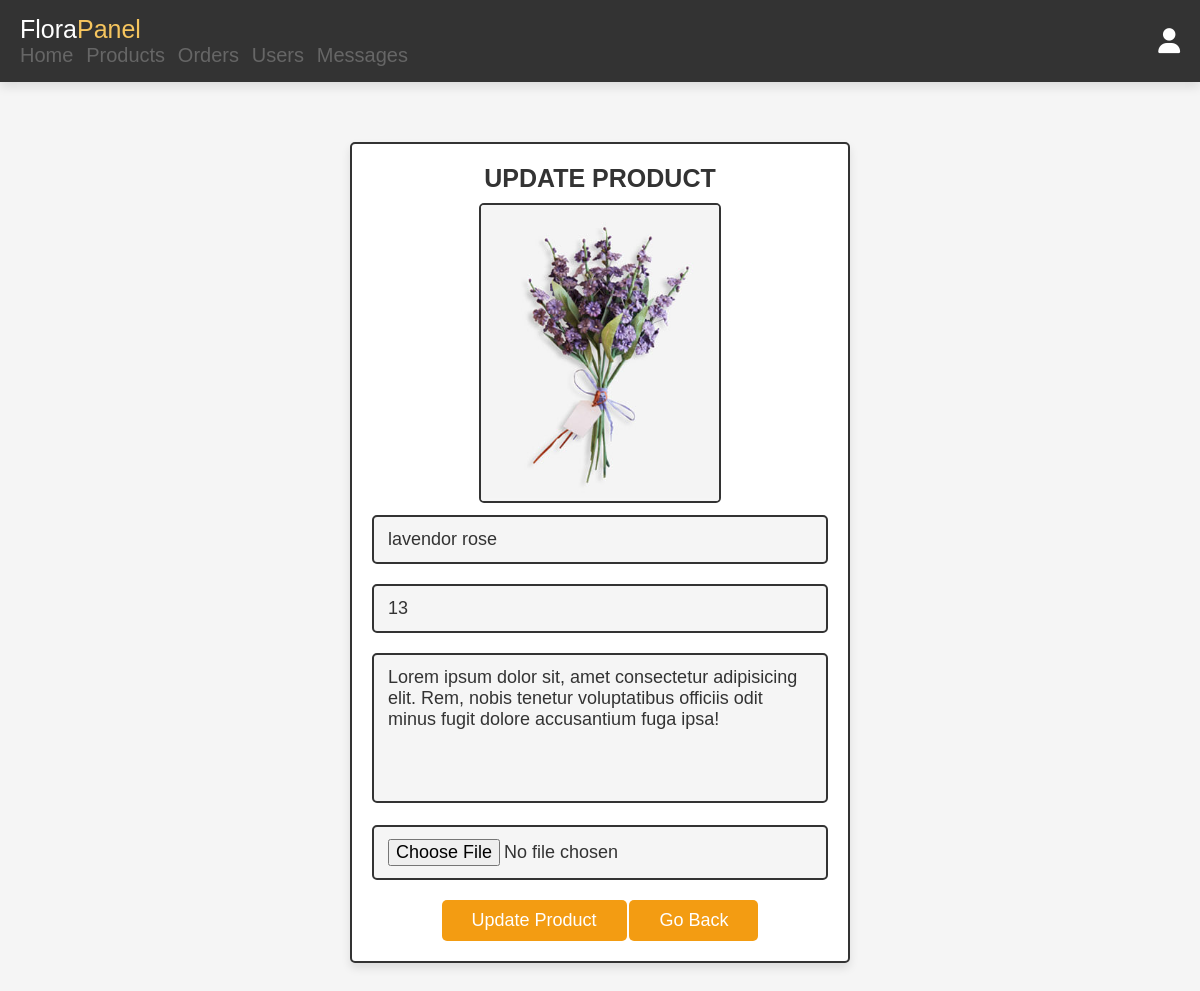
The app's page /admin_update_products.php?update=16 (signed in), older data.
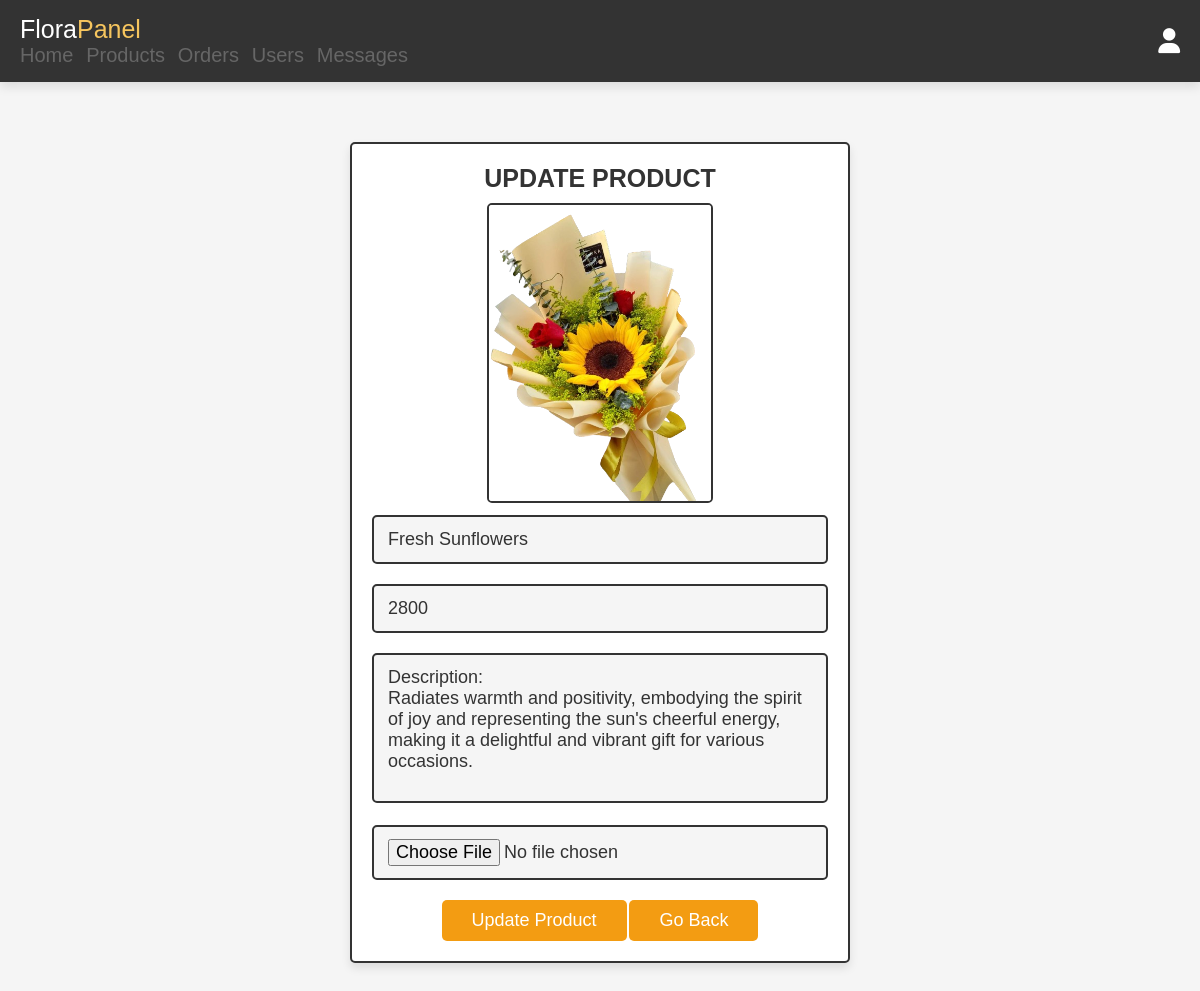
The same page, newer data.
### tables this page shows
CREATE TABLE `products` (
  `id` int(100) NOT NULL,
  `name` varchar(100) NOT NULL,
  `details` varchar(500) NOT NULL,
  `price` int(100) NOT NULL,
  `image` varchar(100) NOT NULL
);

### admin_update_products.php (the view, shortened to what this page needs)
<?php
@include 'config.php';
?>
<!DOCTYPE html>
<html lang="en">
<head>
   <link rel="stylesheet" href="https://cdnjs.cloudflare.com/ajax/libs/font-awesome/6.5.1/css/all.min.css">
   <link rel="stylesheet" href="css/admin_style.css">
</head>
<body>
<?php @include 'admin_header.php'; ?>
<section class="update-product">
<?php
   $update_id = $_GET['update'];
   $select_products = mysqli_query($conn, "SELECT * FROM `products` WHERE id = '$update_id'") or die('query failed');
   if(mysqli_num_rows($select_products) > 0){
      while($fetch_products = mysqli_fetch_assoc($select_products)){
?>
<section class="add-products">
<form action="" method="post" enctype="multipart/form-data">
<h3>Update product</h3>
   <img src="uploaded_img/<?php echo $fetch_products['image']; ?>" class="image"  alt="">
   <input type="text" class="box" value="<?php echo $fetch_products['name']; ?>" required placeholder="update product name" name="name">
   <input type="number" min="0" class="box" value="<?php echo $fetch_products['price']; ?>" required placeholder="update product price" name="price">
   <textarea name="details" class="box" required placeholder="update product details" cols="30" rows="10"><?php echo $fetch_products['details']; ?></textarea>
   <input type="file" accept="image/jpg, image/jpeg, image/png" class="box" name="image">
   <input type="submit" value="update product" name="update_product" class="btn">
   <a href="admin_products.php" class="option-btn">go back</a>
</form>
</section>
<?php
      }
   }else{
      echo '<div class="empty"><i class="fa fa-times-circle" aria-hidden="true"></i><p>no update product selected</p></div';
   }
?>
</section>
</body>
</html>

Row changes from the older to the newer data that the page shows:
removed products: image (picture), name "lavendor rose", price "13", details "Lorem ipsum dolor sit, amet consectetur adipisicing elit. Rem, nobis tenetur voluptatibus officiis odit minus fugit dolore accusantium fuga ipsa!"
added products: image (picture), name "Fresh Sunflowers", price "2800", details "Description: Radiates warmth and positivity, embodying the spirit of joy and representing the sun's cheerful energy, making it a delightful and vibrant gift for various occasions."
